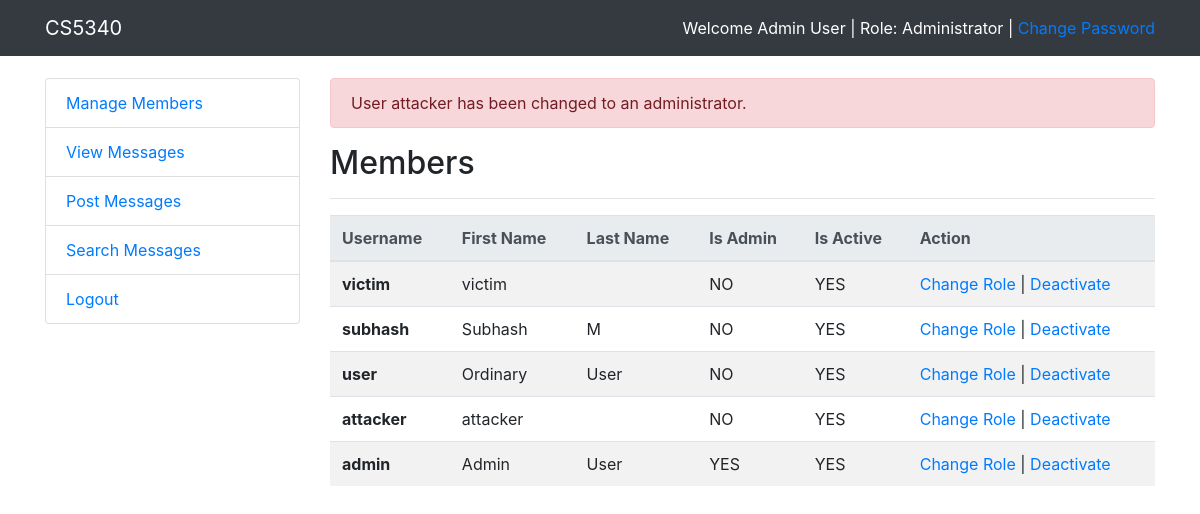
Page /TOY-APPLICATION-IssuesFixed/members.php?action=changetoadmin&user_id=attacker (signed in) on the committed database.
### tables this page shows
CREATE TABLE IF NOT EXISTS `users` (
  `username` varchar(25) NOT NULL DEFAULT '',
  `password` varchar(100) DEFAULT NULL,
  `firstname` varchar(25) DEFAULT NULL,
  `lastname` varchar(25) DEFAULT NULL,
  `is_admin` tinyint(1) DEFAULT NULL,
  `is_active` tinyint(1) DEFAULT '1',
  PRIMARY KEY (`username`)
);

### TOY-APPLICATION-IssuesFixed/functions.php (called while the page is built, shortened)
<?php
  require_once('html_functions.php');
  $dbhost  = '127.0.0.1';
  $dbname  = 'CS5340-TOY-APPLICATION';
  $dbuser  = 'root';
  $dbpass  = '';
  $connection = new mysqli($dbhost, $dbuser, $dbpass, $dbname);
  function queryMysql($query)
  {
    global $connection;
    $result = $connection->query($query);
    return $result;
  }
  function checkIfAdmin()
  {
    $isadmin = FALSE;
    if (isset($_SESSION['is_admin']) && $_SESSION['is_admin'] == 1)
      $isadmin = TRUE;
    return $isadmin;
  }

### TOY-APPLICATION-IssuesFixed/members.php (the view, shortened to what this page needs)
<?php
  require_once('header.php');
  if (!isset($_SESSION['user'])) {
    echo '<div class="alert alert-danger" role="alert">You aren\'t logged in.</div>';
    die('</div></div></div></html>');
  } else if (!checkIfAdmin()) {
    echo '<div class="alert alert-danger" role="alert">Unauthorized user.</div>';
    die('</div></div></div></html>');
  } else {
    if (isset($_GET['action'])) {
      $user_id = $_GET['user_id'];
      if ($_GET['action'] == "deactivate") {
        queryMysql("UPDATE users SET is_active='0' WHERE username='$user_id'");
        echo '<div class="alert alert-danger" role="alert">User ' . $user_id . ' has been deactivated.</div>';
      } else if ($_GET['action'] == "activate") {
        queryMysql("UPDATE users SET is_active='1' WHERE username='$user_id'");
        echo '<div class="alert alert-danger" role="alert">User ' . $user_id . ' has been activated.</div>';
      } else if ($_GET['action'] == "changetoadmin") {
        echo '<div class="alert alert-danger" role="alert">User ' . $user_id . ' has been changed to an administrator.</div>';
      } else if ($_GET['action'] == "changetoordinary") {
        queryMysql("UPDATE users SET is_admin='0' WHERE username='$user_id'");
        echo '<div class="alert alert-danger" role="alert">User ' . $user_id . ' has been changed to an ordinary user.</div>';
      }
    }
    echo '<h2>Members</h2>';
    echo '<hr />';
    echo $members_table_head;
    $query  = "SELECT username, firstname, lastname, is_active, is_admin FROM users ORDER BY firstname DESC";
    $result = queryMysql($query);
    $num    = $result->num_rows;
    if (!$num) {
      echo '<div class="alert alert-danger" role="alert">No members yet.</div>';
    } else {
      for ($j = 0 ; $j < $num ; ++$j)
      {
        $row = $result->fetch_array(MYSQLI_ASSOC);
        echo '<tr>';
        echo '<th scope="row">'. $row['username'] . '</th>';
        echo '<td>'. $row['firstname'] . '</th>';
        echo '<td>'. $row['lastname'] . '</th>';
        echo '<td>'. ($row['is_admin'] == 1 ? 'YES' : 'NO') . '</td>';
        echo '<td>'. ($row['is_active'] == 1 ? 'YES' : 'NO') . '</td>';
        echo '<td>' . ($row['is_admin'] == 0 ? '<a href="members.php?action=changetoadmin&user_id=' . $row['username'] . '">Change Role</a>'
              : '<a href="members.php?action=changetoordinary&user_id=' . $row['username'] . '">Change Role</a>');
        echo ' | ' . ($row['is_active'] == 1 ? '<a href="members.php?action=deactivate&user_id=' . $row['username'] . '">Deactivate</a></td>'
              : '<a href="members.php?action=activate&user_id=' . $row['username'] . '">Activate</a></td>');
        echo '</tr>';
      }
      echo '  </tbody>
      </table>';
    }
  }

### TOY-APPLICATION-IssuesFixed/css/custom.css (style rules this page uses)
body { padding-top: 54px; }

### rows in the picture
users: username "victim", firstname "victim", is_admin "NO", is_active "YES"
users: username "subhash", firstname "Subhash", lastname "M", is_admin "NO", is_active "YES"
users: username "user", firstname "Ordinary", lastname "User", is_admin "NO", is_active "YES"
users: username "attacker", firstname "attacker", is_admin "NO", is_active "YES"
users: username "admin", firstname "Admin", lastname "User", is_admin "YES", is_active "YES"

### other values in the picture
$_SESSION['uname'] "Admin User"
$user_id "attacker"
